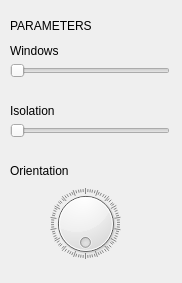
<?xml version="1.0" encoding="UTF-8"?>
<ui version="4.0">
 <class>Form</class>
 <widget class="QWidget" name="Form">
  <property name="geometry">
   <rect>
    <x>0</x>
    <y>0</y>
    <width>182</width>
    <height>283</height>
   </rect>
  </property>
  <property name="windowTitle">
   <string>Form</string>
  </property>
  <widget class="QLabel" name="label">
   <property name="geometry">
    <rect>
     <x>10</x>
     <y>10</y>
     <width>91</width>
     <height>31</height>
    </rect>
   </property>
   <property name="text">
    <string>PARAMETERS</string>
   </property>
  </widget>
  <widget class="QLabel" name="label_2">
   <property name="geometry">
    <rect>
     <x>10</x>
     <y>40</y>
     <width>61</width>
     <height>21</height>
    </rect>
   </property>
   <property name="text">
    <string>Windows</string>
   </property>
  </widget>
  <widget class="QSlider" name="horizontalSlider">
   <property name="geometry">
    <rect>
     <x>10</x>
     <y>60</y>
     <width>160</width>
     <height>21</height>
    </rect>
   </property>
   <property name="orientation">
    <enum>Qt::Horizontal</enum>
   </property>
  </widget>
  <widget class="QLabel" name="label_3">
   <property name="geometry">
    <rect>
     <x>10</x>
     <y>100</y>
     <width>81</width>
     <height>21</height>
    </rect>
   </property>
   <property name="text">
    <string>Isolation</string>
   </property>
  </widget>
  <widget class="QSlider" name="horizontalSlider_2">
   <property name="geometry">
    <rect>
     <x>10</x>
     <y>120</y>
     <width>160</width>
     <height>21</height>
    </rect>
   </property>
   <property name="orientation">
    <enum>Qt::Horizontal</enum>
   </property>
  </widget>
  <widget class="QLabel" name="label_4">
   <property name="geometry">
    <rect>
     <x>10</x>
     <y>160</y>
     <width>101</width>
     <height>21</height>
    </rect>
   </property>
   <property name="text">
    <string>Orientation</string>
   </property>
  </widget>
  <widget class="QDial" name="dial">
   <property name="geometry">
    <rect>
     <x>50</x>
     <y>183</y>
     <width>71</width>
     <height>81</height>
    </rect>
   </property>
   <property name="maximum">
    <number>359</number>
   </property>
   <property name="pageStep">
    <number>10</number>
   </property>
   <property name="wrapping">
    <bool>true</bool>
   </property>
   <property name="notchesVisible">
    <bool>true</bool>
   </property>
  </widget>
 </widget>
 <resources/>
 <connections/>
</ui>
